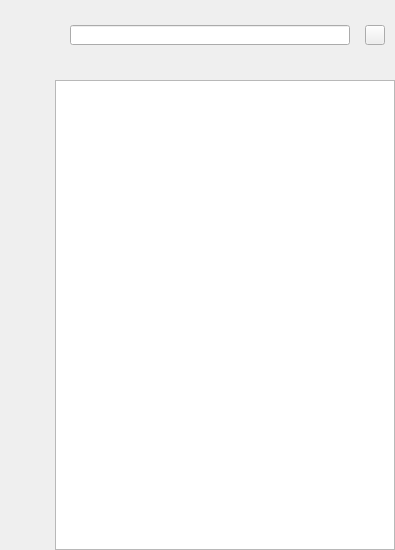
<?xml version="1.0" encoding="UTF-8"?>
<ui version="4.0">
 <class>MainWindow</class>
 <widget class="QMainWindow" name="MainWindow">
  <property name="geometry">
   <rect>
    <x>0</x>
    <y>0</y>
    <width>395</width>
    <height>550</height>
   </rect>
  </property>
  <property name="minimumSize">
   <size>
    <width>395</width>
    <height>550</height>
   </size>
  </property>
  <property name="maximumSize">
   <size>
    <width>395</width>
    <height>550</height>
   </size>
  </property>
  <property name="windowTitle">
   <string>MainWindow</string>
  </property>
  <widget class="QWidget" name="centralwidget">
   <widget class="QLineEdit" name="searchlineEdit">
    <property name="geometry">
     <rect>
      <x>70</x>
      <y>25</y>
      <width>280</width>
      <height>20</height>
     </rect>
    </property>
    <property name="sizePolicy">
     <sizepolicy hsizetype="Minimum" vsizetype="Fixed">
      <horstretch>0</horstretch>
      <verstretch>0</verstretch>
     </sizepolicy>
    </property>
    <property name="minimumSize">
     <size>
      <width>280</width>
      <height>20</height>
     </size>
    </property>
    <property name="maximumSize">
     <size>
      <width>280</width>
      <height>20</height>
     </size>
    </property>
    <property name="font">
     <font>
      <pointsize>11</pointsize>
     </font>
    </property>
   </widget>
   <widget class="QToolButton" name="addtoolButton">
    <property name="geometry">
     <rect>
      <x>365</x>
      <y>25</y>
      <width>20</width>
      <height>20</height>
     </rect>
    </property>
    <property name="sizePolicy">
     <sizepolicy hsizetype="Minimum" vsizetype="Fixed">
      <horstretch>0</horstretch>
      <verstretch>0</verstretch>
     </sizepolicy>
    </property>
    <property name="minimumSize">
     <size>
      <width>20</width>
      <height>20</height>
     </size>
    </property>
    <property name="maximumSize">
     <size>
      <width>20</width>
      <height>20</height>
     </size>
    </property>
    <property name="font">
     <font>
      <family>Adobe 黑体 Std R</family>
      <pointsize>14</pointsize>
     </font>
    </property>
    <property name="layoutDirection">
     <enum>Qt::RightToLeft</enum>
    </property>
    <property name="text">
     <string/>
    </property>
   </widget>
   <widget class="QListWidget" name="friendsListWidget">
    <property name="geometry">
     <rect>
      <x>55</x>
      <y>80</y>
      <width>340</width>
      <height>470</height>
     </rect>
    </property>
    <property name="minimumSize">
     <size>
      <width>340</width>
      <height>470</height>
     </size>
    </property>
    <property name="maximumSize">
     <size>
      <width>340</width>
      <height>470</height>
     </size>
    </property>
   </widget>
  </widget>
 </widget>
 <resources/>
 <connections/>
</ui>
